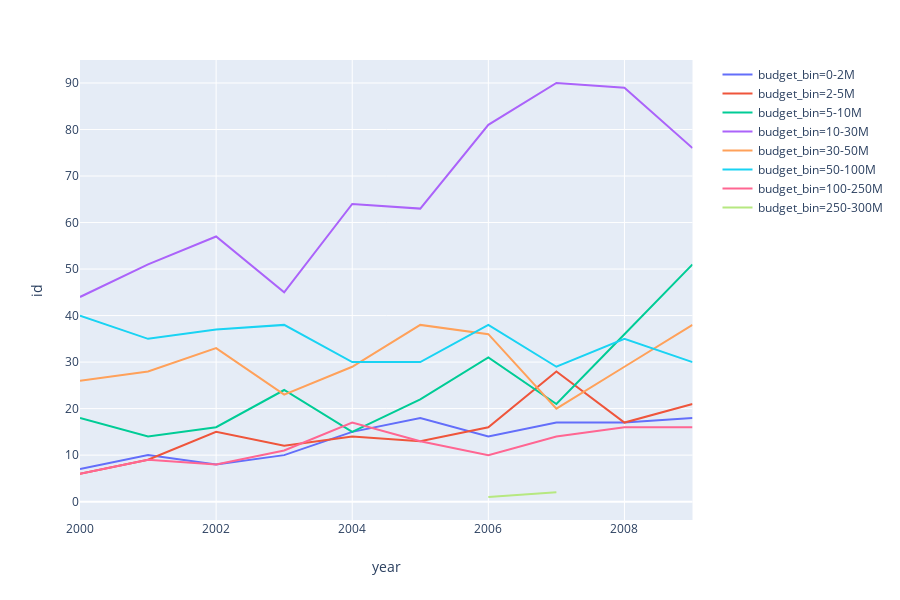

This figure's notebook cell:
### Code cell
fig = px.line(grouped.reset_index(), x='year', y='id', color='budget_bin')
fig.show()

### Figure 1 — Plotly figure (JSON) as saved in the notebook; plotly's stock layout.template omitted (floating-point values rounded to 4 significant figures)
{"data": [{"hoverlabel": {"namelength": 0}, "hovertemplate": "budget_bin=0-2M<br>year=%{x}<br>id=%{y}", "legendgroup": "budget_bin=0-2M", "line": {"color": "#636efa", "dash": "solid"}, "mode": "lines", "name": "budget_bin=0-2M", "showlegend": true, "type": "scatter", "x": [2000, 2001, 2002, 2003, 2004, 2005, 2006, 2007, 2008, 2009], "xaxis": "x", "y": [7, 10, 8, 10, 15, 18, 14, 17, 17, 18], "yaxis": "y"}, {"hoverlabel": {"namelength": 0}, "hovertemplate": "budget_bin=2-5M<br>year=%{x}<br>id=%{y}", "legendgroup": "budget_bin=2-5M", "line": {"color": "#EF553B", "dash": "solid"}, "mode": "lines", "name": "budget_bin=2-5M", "showlegend": true, "type": "scatter", "x": [2000, 2001, 2002, 2003, 2004, 2005, 2006, 2007, 2008, 2009], "xaxis": "x", "y": [6, 9, 15, 12, 14, 13, 16, 28, 17, 21], "yaxis": "y"}, {"hoverlabel": {"namelength": 0}, "hovertemplate": "budget_bin=5-10M<br>year=%{x}<br>id=%{y}", "legendgroup": "budget_bin=5-10M", "line": {"color": "#00cc96", "dash": "solid"}, "mode": "lines", "name": "budget_bin=5-10M", "showlegend": true, "type": "scatter", "x": [2000, 2001, 2002, 2003, 2004, 2005, 2006, 2007, 2008, 2009], "xaxis": "x", "y": [18, 14, 16, 24, 15, 22, 31, 21, 36, 51], "yaxis": "y"}, {"hoverlabel": {"namelength": 0}, "hovertemplate": "budget_bin=10-30M<br>year=%{x}<br>id=%{y}", "legendgroup": "budget_bin=10-30M", "line": {"color": "#ab63fa", "dash": "solid"}, "mode": "lines", "name": "budget_bin=10-30M", "showlegend": true, "type": "scatter", "x": [2000, 2001, 2002, 2003, 2004, 2005, 2006, 2007, 2008, 2009], "xaxis": "x", "y": [44, 51, 57, 45, 64, 63, 81, 90, 89, 76], "yaxis": "y"}, {"hoverlabel": {"namelength": 0}, "hovertemplate": "budget_bin=30-50M<br>year=%{x}<br>id=%{y}", "legendgroup": "budget_bin=30-50M", "line": {"color": "#FFA15A", "dash": "solid"}, "mode": "lines", "name": "budget_bin=30-50M", "showlegend": true, "type": "scatter", "x": [2000, 2001, 2002, 2003, 2004, 2005, 2006, 2007, 2008, 2009], "xaxis": "x", "y": [26, 28, 33, 23, 29, 38, 36, 20, 29, 38], "yaxis": "y"}, {"hoverlabel": {"namelength": 0}, "hovertemplate": "budget_bin=50-100M<br>year=%{x}<br>id=%{y}", "legendgroup": "budget_bin=50-100M", "line": {"color": "#19d3f3", "dash": "solid"}, "mode": "lines", "name": "budget_bin=50-100M", "showlegend": true, "type": "scatter", "x": [2000, 2001, 2002, 2003, 2004, 2005, 2006, 2007, 2008, 2009], "xaxis": "x", "y": [40, 35, 37, 38, 30, 30, 38, 29, 35, 30], "yaxis": "y"}, {"hoverlabel": {"namelength": 0}, "hovertemplate": "budget_bin=100-250M<br>year=%{x}<br>id=%{y}", "legendgroup": "budget_bin=100-250M", "line": {"color": "#FF6692", "dash": "solid"}, "mode": "lines", "name": "budget_bin=100-250M", "showlegend": true, "type": "scatter", "x": [2000, 2001, 2002, 2003, 2004, 2005, 2006, 2007, 2008, 2009], "xaxis": "x", "y": [6, 9, 8, 11, 17, 13, 10, 14, 16, 16], "yaxis": "y"}, {"hoverlabel": {"namelength": 0}, "hovertemplate": "budget_bin=250-300M<br>year=%{x}<br>id=%{y}", "legendgroup": "budget_bin=250-300M", "line": {"color": "#B6E880", "dash": "solid"}, "mode": "lines", "name": "budget_bin=250-300M", "showlegend": true, "type": "scatter", "x": [2000, 2001, 2002, 2003, 2004, 2005, 2006, 2007, 2008, 2009], "xaxis": "x", "y": [null, null, null, null, null, null, 1, 2, null, null], "yaxis": "y"}], "layout": {"height": 600, "legend": {"tracegroupgap": 0}, "margin": {"t": 60}, "xaxis": {"anchor": "y", "domain": [0, 0.98], "title": {"text": "year"}}, "yaxis": {"anchor": "x", "domain": [0, 1], "title": {"text": "id"}}}}
